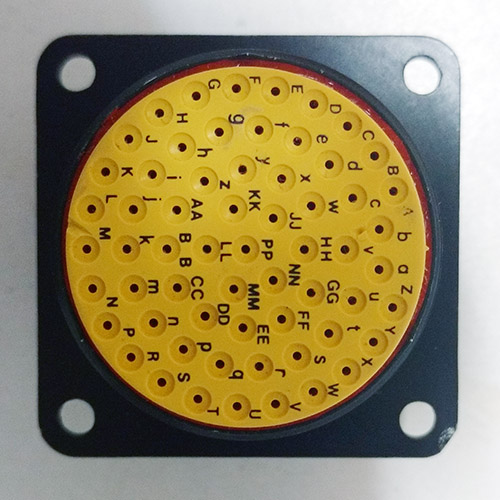
//> input picture New folder/asdf.jpg, 500 x 500 px
$ ./backproj2   (built with g++ and OpenCV 4)
//> lines starting //> are read from the running program, lines starting //| are printed output that depends on the picture
#include "opencv2/imgproc/imgproc.hpp"
#include "opencv2/highgui/highgui.hpp"

#include <iostream>

using namespace cv;
using namespace std;

/// Global Variables
Mat src; Mat hsv; Mat hue;
int bins = 25;

/// Function Headers
void Hist_and_Backproj(int, void*);

/** @function main */
int main(int argc, char** argv)
{
	/// Read the image
	src = imread("C:/Users/Kashish/Desktop/asdf.jpg");
//> src is the input picture: 500 rows x 500 cols, CV_8UC3; mean B, G, R 92.5, 135.7, 149.5
	/// Transform it to HSV
	cvtColor(src, hsv, CV_BGR2HSV);
//> hsv: 500 rows x 500 cols, CV_8UC3; mean H, S, V 62.1, 112.4, 155.3

	/// Use only the Hue value
	hue.create(hsv.size(), hsv.depth());
	int ch[] = { 0, 0 };
	mixChannels(&hsv, 1, &hue, 1, ch, 1);
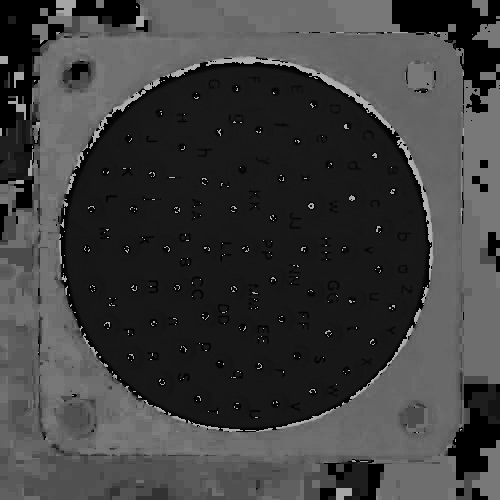
//> hue: 500 rows x 500 cols, CV_8UC1; min 0, max 179, mean 62.1

	/// Create Trackbar to enter the number of bins
	char* window_image = "Source image";
	namedWindow(window_image, CV_WINDOW_AUTOSIZE);
	createTrackbar("* Hue  bins: ", window_image, &bins, 180, Hist_and_Backproj);
	Hist_and_Backproj(0, 0);

	/// Show the image
	imshow(window_image, src);

	/// Wait until user exits the program
	waitKey(0);
	return 0;
}


/**
* @function Hist_and_Backproj
* @brief Callback to Trackbar
*/
void Hist_and_Backproj(int, void*)
{
	MatND hist;
	int histSize = MAX(bins, 2);
	float hue_range[] = { 0, 180 };
	const float* ranges = { hue_range };

	/// Get the Histogram and normalize it
	calcHist(&hue, 1, 0, Mat(), hist, 1, &histSize, &ranges, true, false);
//> hist = 25 values, max 85193 at index 3, min 63 at index 8, mean 10000
	normalize(hist, hist, 0, 255, NORM_MINMAX, -1, Mat());
//> hist = 25 values, max 255 at index 3, min 0 at index 8, mean 29.77

	/// Get Backprojection
	MatND backproj;
	calcBackProject(&hue, 1, 0, hist, backproj, &ranges, 1, true);
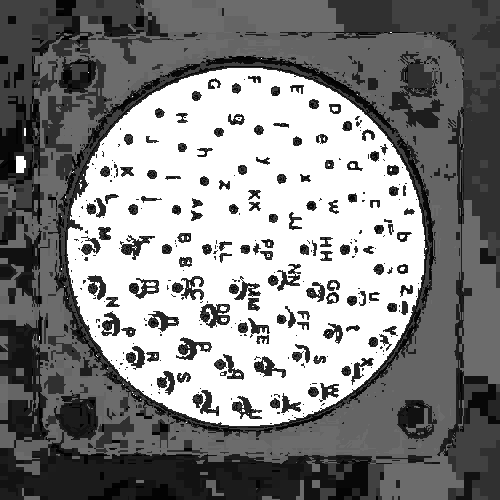
//> backproj: 500 rows x 500 cols, CV_8UC1; min 0, max 255, mean 130

	/// Draw the backproj
	imshow("BackProj", backproj);

	/// Draw the histogram
	int w = 400; int h = 400;
	int bin_w = cvRound((double)w / histSize);
	Mat histImg = Mat::zeros(w, h, CV_8UC3);

	for (int i = 0; i < bins; i++)
	{
		rectangle(histImg, Point(i*bin_w, h), Point((i + 1)*bin_w, h - cvRound(hist.at<float>(i)*h / 255.0)), Scalar(0, 0, 255), -1);
	}
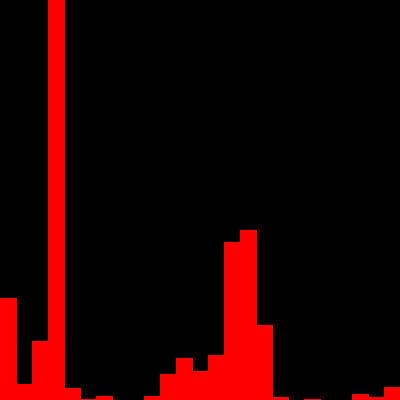
//> histImg: 400 rows x 400 cols, CV_8UC3; mean B, G, R 0, 0, 30.9

	imshow("Histogram", histImg);
}

$ run again, with New folder/IMG_20160225_114742755.jpg copied over New folder/asdf.jpg
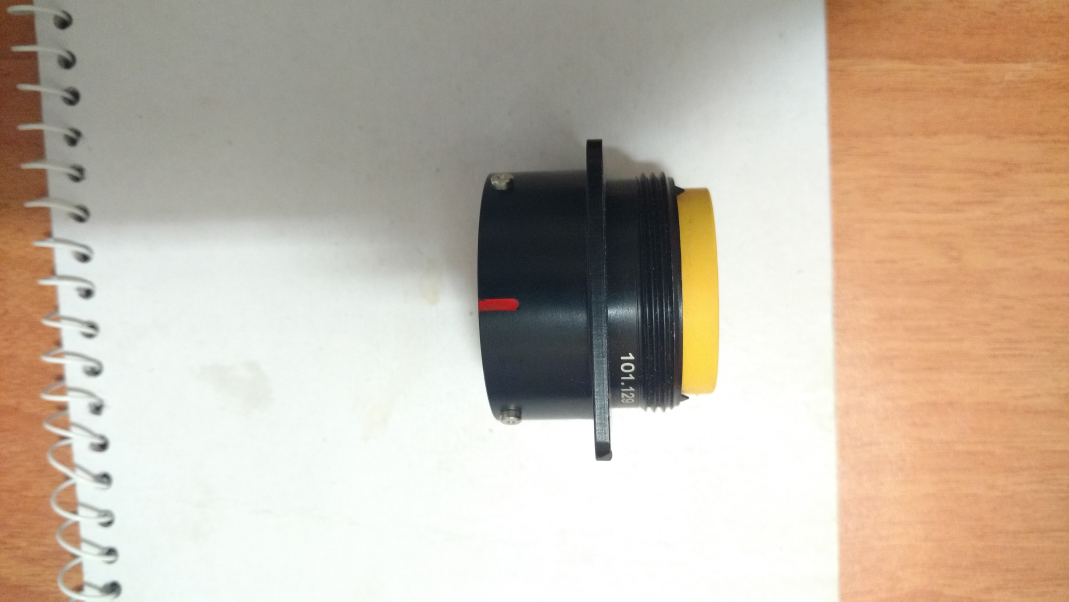
//> input picture New folder/IMG_20160225_114742755.jpg, 5344 x 3006 px (shown at 1/5 size)
//> src is the input picture: 3006 rows x 5344 cols, CV_8UC3; mean B, G, R 167, 183.3, 197
//> hsv: 3006 rows x 5344 cols, CV_8UC3; mean H, S, V 38.8, 45.6, 199.5
//> `mixChannels(&hsv, 1, &hue, 1, ch, 1);`:
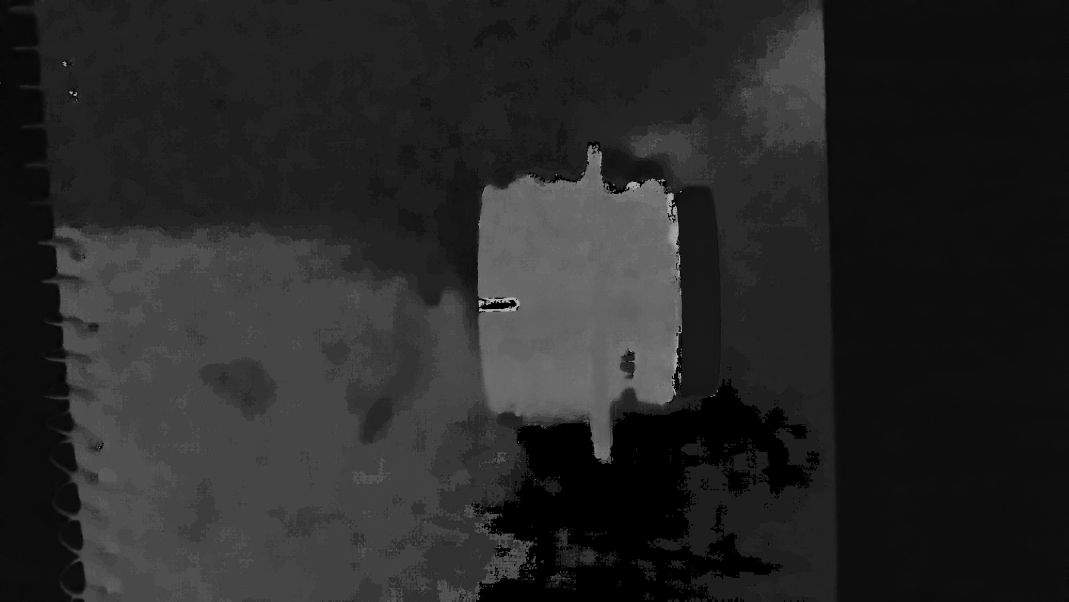
//> hue: 3006 rows x 5344 cols, CV_8UC1 (shown at 1/5 size); min 0, max 179, mean 38.8
//> in Hist_and_Backproj, `calcHist(&hue, 1, 0, Mat(), hist, 1, &histSize, &ranges, true, false);`: hist = 25 values, max 4271984 at index 1, min 1218 at index 20, mean 642562.6
//> in Hist_and_Backproj, `normalize(hist, hist, 0, 255, NORM_MINMAX, -1, Mat());`: hist = 25 values, max 255 at index 1, min 0 at index 20, mean 38.29
//> after the loop in Hist_and_Backproj, `for (int i = 0; i < bins; i++)`:
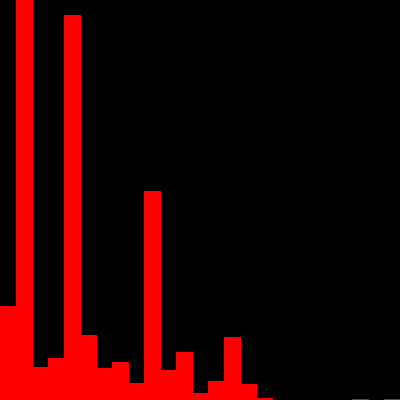
//> histImg: 400 rows x 400 cols, CV_8UC3; mean B, G, R 0, 0, 39.9

$ run again, with New folder/IMG_20160225_114802393.jpg copied over New folder/asdf.jpg
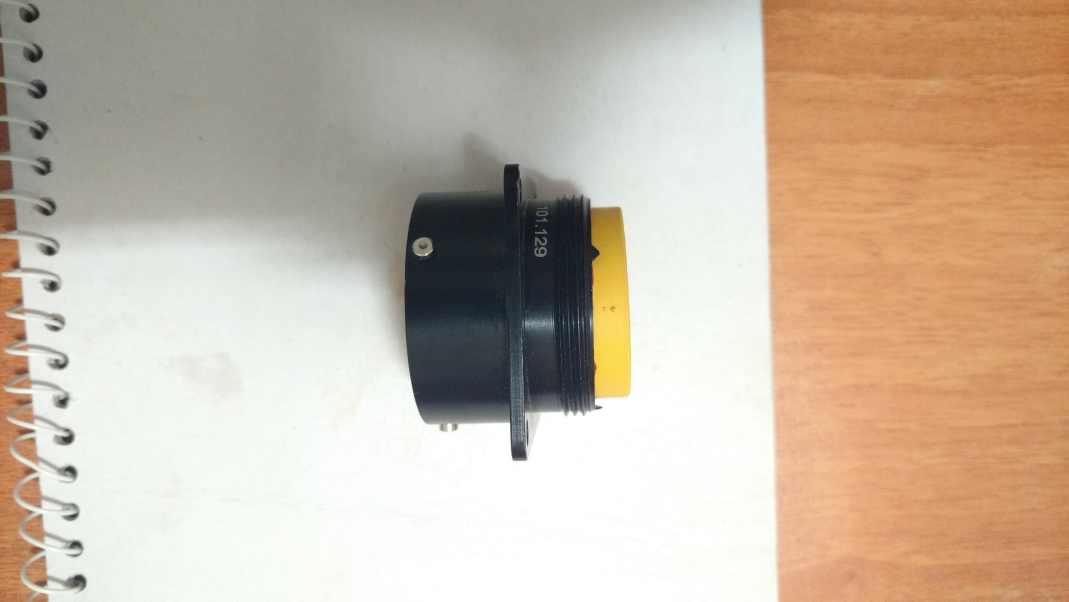
//> input picture New folder/IMG_20160225_114802393.jpg, 5344 x 3006 px (shown at 1/5 size)
//> src is the input picture: 3006 rows x 5344 cols, CV_8UC3; mean B, G, R 166.4, 184.6, 200.6
//> hsv: 3006 rows x 5344 cols, CV_8UC3; mean H, S, V 36.2, 49.4, 203
//> `mixChannels(&hsv, 1, &hue, 1, ch, 1);`:
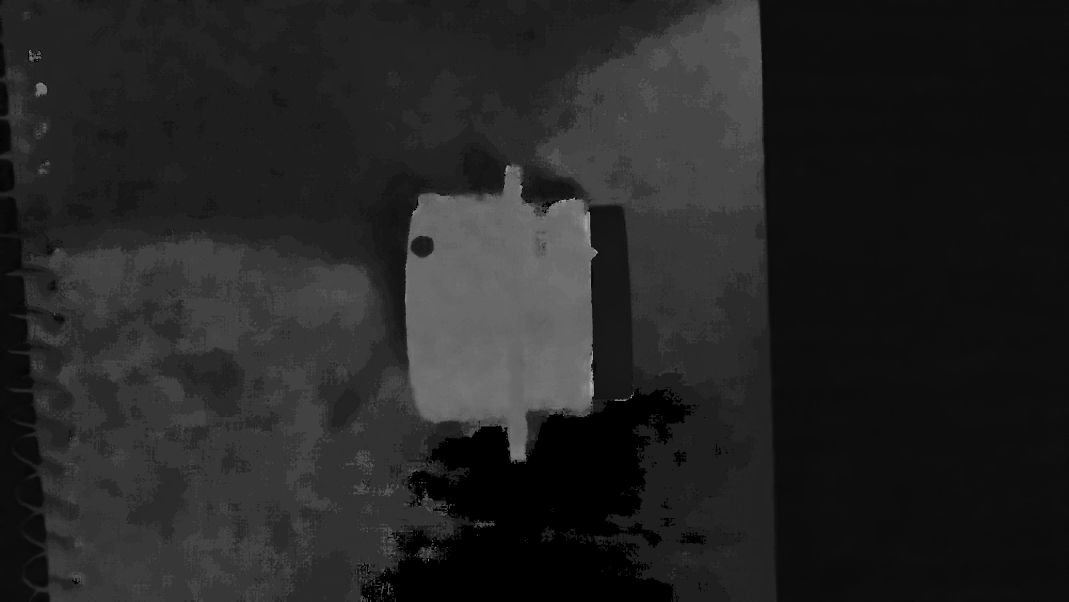
//> hue: 3006 rows x 5344 cols, CV_8UC1 (shown at 1/5 size); min 0, max 178, mean 36.2
//> in Hist_and_Backproj, `calcHist(&hue, 1, 0, Mat(), hist, 1, &histSize, &ranges, true, false);`: hist = 25 values, max 4667356 at index 1, min 474 at index 23, mean 642562.6
//> in Hist_and_Backproj, `normalize(hist, hist, 0, 255, NORM_MINMAX, -1, Mat());`: hist = 25 values, max 255 at index 1, min 0 at index 23, mean 35.08
//> after the loop in Hist_and_Backproj, `for (int i = 0; i < bins; i++)`:
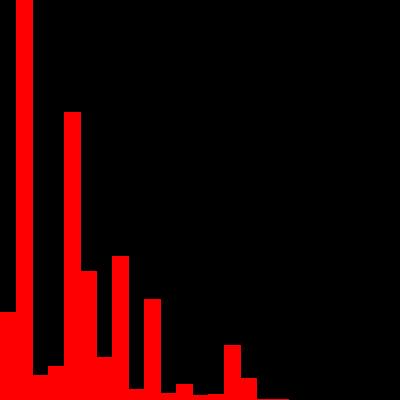
//> histImg: 400 rows x 400 cols, CV_8UC3; mean B, G, R 0, 0, 36.5
